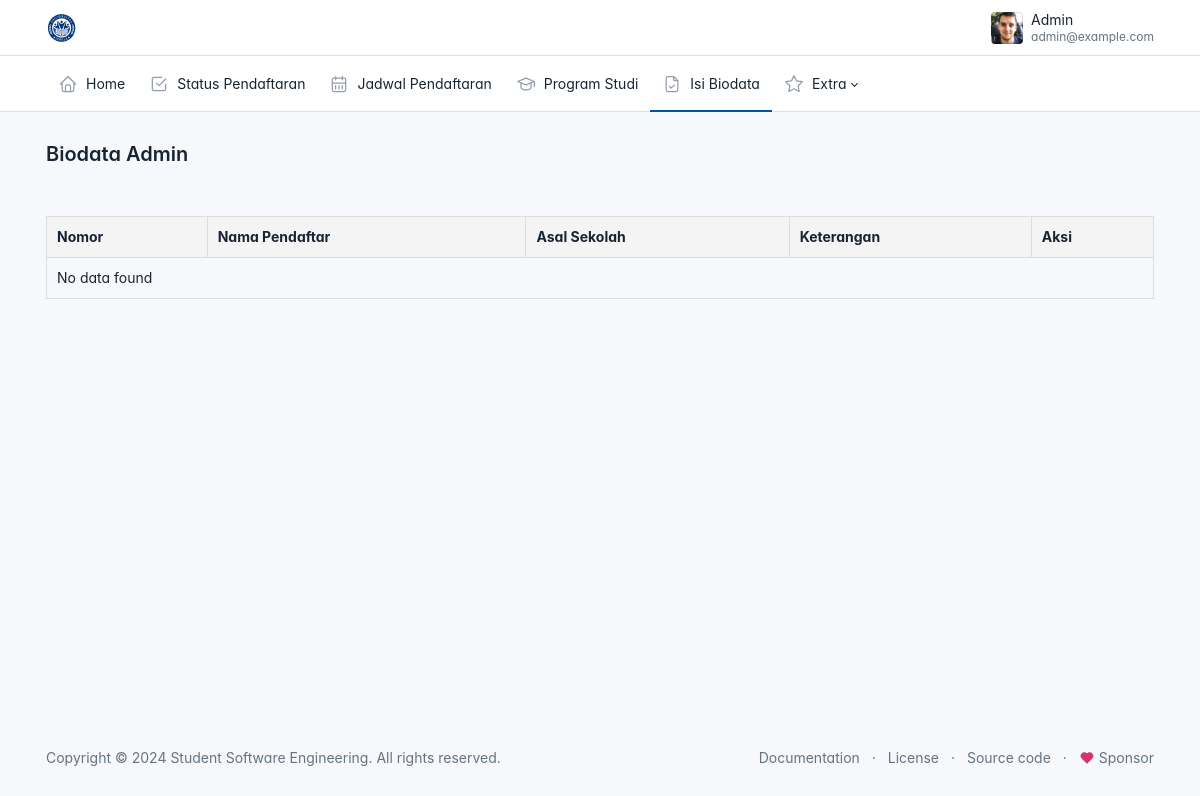
Before: /dashboard/menu/tampil_data.php (signed in) with the older database file.
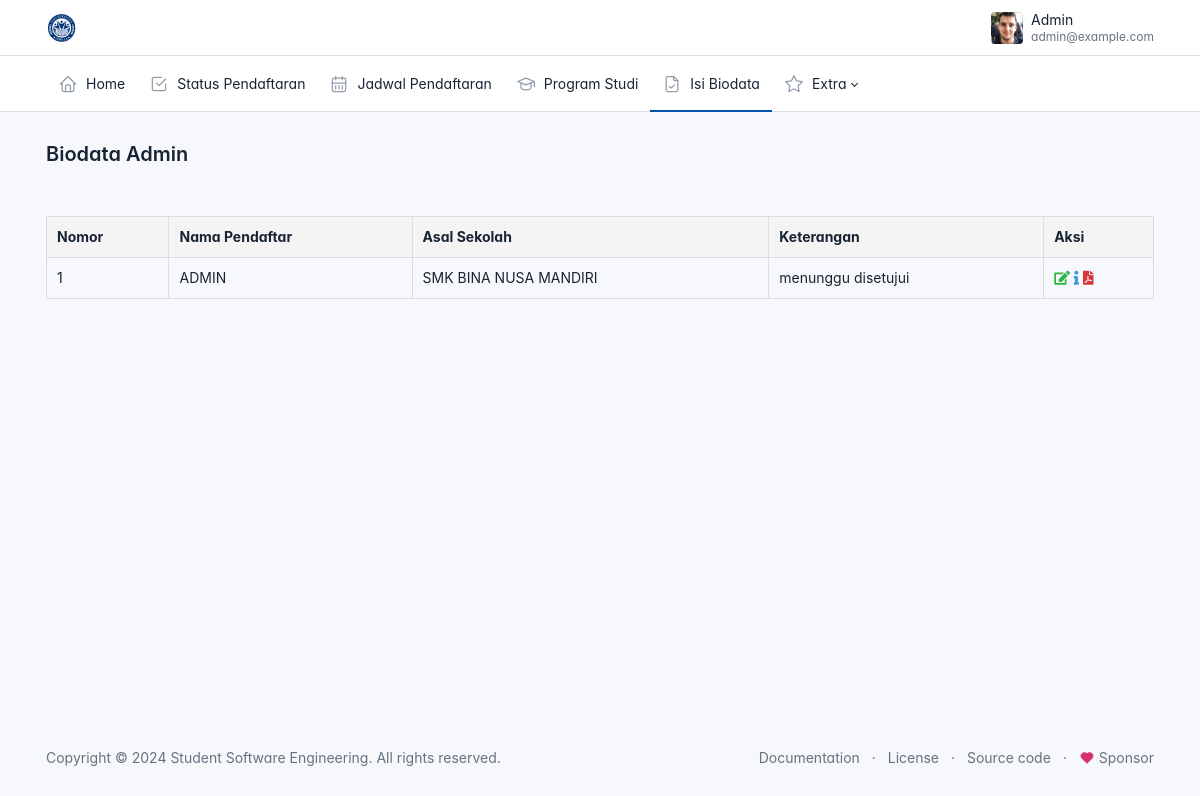
After: the same page with the newer database file.
### tables this page shows
CREATE TABLE `pendaftaran` (
  `pendaftaran_id` int(11) NOT NULL,
  `mahasiswa_id` int(11) NOT NULL,
  `status` enum('menunggu disetujui','disetujui') NOT NULL
);

CREATE TABLE `mahasiswa` (
  `mahasiswa_id` int(11) NOT NULL,
  `user_id` int(11) NOT NULL,
  `nama_lengkap` varchar(100) NOT NULL,
  `nik` char(16) NOT NULL,
  `alamat` text NOT NULL,
  `sekolah_asal` varchar(100) DEFAULT NULL,
  `tahun_lulus` year(4) NOT NULL,
  `biaya_pendaftaran` int(100) NOT NULL,
  `no_telp` varchar(15) DEFAULT NULL,
  `program_studi_id` int(11) NOT NULL,
  `kelas_id` int(11) NOT NULL,
  `Nilai_ujian` int(50) NOT NULL,
  `waktu_pendaftaran` timestamp NOT NULL DEFAULT current_timestamp() ON UPDATE current_timestamp()
);

### dashboard/menu/tampil_data.php (the view, shortened to what this page needs)
<?php
include '../../koneksi.php';
$user = $_SESSION['user'];
$user_id = $user['user_id'];
$rows = [];
try {
    $query_rows = "SELECT m.mahasiswa_id AS id, m.nama_lengkap AS nama, m.sekolah_asal AS sekolah, p.status AS keterangan
                   FROM mahasiswa m
                   LEFT JOIN pendaftaran p ON m.mahasiswa_id = p.mahasiswa_id
                   WHERE m.user_id = :user_id";
    $stmt_rows = $pdo->prepare($query_rows);
    $stmt_rows->bindParam(':user_id', $user_id, PDO::PARAM_INT);
    $stmt_rows->execute();
    $rows = $stmt_rows->fetchAll(PDO::FETCH_ASSOC);
} catch (PDOException $e) {
    die("Error: " . $e->getMessage());
}
?>
<!doctype html>
<html lang="en">
  <head>
    <link href="../../assets/css/tabler.min.css?1692870487" rel="stylesheet" />
    <link href="../../assets/css/tabler-flags.min.css?1692870487" rel="stylesheet" />
    <link href="../../assets/css/tabler-payments.min.css?1692870487" rel="stylesheet" />
    <link href="../../assets/css/tabler-vendors.min.css?1692870487" rel="stylesheet" />
    <link href="../../assets/css/demo.min.css?1692870487" rel="stylesheet" />
    <link href="https://cdnjs.cloudflare.com/ajax/libs/font-awesome/5.15.4/css/all.min.css" rel="stylesheet">
  </head>
  <body >
    <div class="page">
      <header class="navbar navbar-expand-md d-print-none" >
        <div class="container-xl">
          <h1 class="navbar-brand navbar-brand-autodark d-none-navbar-horizontal pe-0 pe-md-3">
            <a href="#">
            <img src="../../assets/img/logo.ico" width="150" height="50" alt="Tabler" class="navbar-brand-image">
            </a>
          </h1>
          <div class="navbar-nav flex-row order-md-last">
            <div class="d-none d-md-flex">
            </div>
            <div class="nav-item dropdown">
              <a href="#" class="nav-link d-flex lh-1 text-reset p-0" data-bs-toggle="dropdown" aria-label="Open user menu">
                <span class="avatar avatar-sm" style="background-image: url(../static/avatars/000m.jpg)"></span>
                <div class="d-none d-xl-block ps-2">
                  <div><?php echo htmlspecialchars($user['username']); ?></div>
                  <div class="mt-1 small text-secondary"><?php echo htmlspecialchars($user['email']); ?></div>
                </div>
              </a>
            </div>
          </div>
        </div>
      </header>
      <header class="navbar-expand-md">
        <div class="collapse navbar-collapse" id="navbar-menu">
          <div class="navbar">
            <div class="container-xl">
              <ul class="navbar-nav">
                <li class="nav-item ">
                  <a class="nav-link" href="http://localhost/PMB-Projek/dashboard/user.php" >
                    <span class="nav-link-icon d-md-none d-lg-inline-block">
                    </span>
                    <span class="nav-link-title">
                      Home
                    </span>
                  </a>
                </li>
                <li class="nav-item">
                  <a class="nav-link" href="#" >
                    <span class="nav-link-icon d-md-none d-lg-inline-block">
                </span>
                    <span class="nav-link-title">
                      Status Pendaftaran
                    </span>
                  </a>
                </li>
                <li class="nav-item ">
                  <a class="nav-link" href="http://localhost/PMB-Projek/dashboard/menu/tanggal_daftar.php" >
                    <span class="nav-link-icon d-md-none d-lg-inline-block">
                </span>
                    <span class="nav-link-title">
                     Jadwal Pendaftaran
                    </span>
                  </a>
                </li>
                <li class="nav-item ">
                  <a class="nav-link" href="http://localhost/PMB-Projek/dashboard/menu/program_studi.php" >
                    <span class="nav-link-icon d-md-none d-lg-inline-block">
                </span>
                    <span class="nav-link-title">
                      Program Studi
                    </span>
                  </a>
                </li>
                <li class="nav-item active">
                  <a class="nav-link" href="http://localhost/PMB-Projek/dashboard/menu/isi_biodata.php" >
                    <span class="nav-link-icon d-md-none d-lg-inline-block">
                </span>
                    <span class="nav-link-title">
                     Isi Biodata
                    </span>
                  </a>
                </li>
                <li class="nav-item dropdown">
                  <a class="nav-link dropdown-toggle" href="#navbar-extra" data-bs-toggle="dropdown" data-bs-auto-close="outside" role="button" aria-expanded="false" >
                    <span class="nav-link-icon d-md-none d-lg-inline-block">
                    </span>
                    <span class="nav-link-title">
                      Extra
                    </span>
                  </a>
                </li>
              </ul>
            </div>
          </div>
        </div>
      </header>
      <div class="page-wrapper">
        <div class="page-header d-print-none">
          <div class="container-xl">
            <div class="row g-2 align-items-center">
              <div class="col">
                <h2 class="page-title">
                 Biodata <?php echo htmlspecialchars($user['username']); ?>
                </h2>
              </div>
            </div>
          </div>
        </div>
        <div class="page-body">
  <div class="container-xl">
<table id="data-table">
        <thead>
            <tr>
                <th>Nomor</th>
                <th>Nama Pendaftar</th>
                <th>Asal Sekolah</th>
                <th>Keterangan</th>
                <th>Aksi</th>
            </tr>
        </thead>
        <tbody>
        <tbody>
    <?php
    if (is_array($rows) && count($rows) > 0) {
        $no = 1;
        foreach ($rows as $row) {
            echo "<tr>";
            echo "<td>" . $no++ . "</td>";
            echo "<td>" . htmlspecialchars($row['nama']) . "</td>";
            echo "<td>" . htmlspecialchars($row['sekolah']) . "</td>";
            $keterangan = htmlspecialchars($row['keterangan']);
            if ($keterangan == 'menunggu') {
                echo "<td style='color: red;'>$keterangan</td>";
            } elseif ($keterangan == 'disetujui') {
                echo "<td style='color: green;'>$keterangan</td>";
            } else {
                echo "<td>$keterangan</td>";
            }
            echo "<td class='aksi-icons'>
                <i class='fas fa-edit text-success' title='Edit Data' onclick='openEditModal(" . htmlspecialchars($row['id']) . ")'></i>
                <i class='fas fa-info text-info' title='Detail PDF' onclick='generatePDF(" . htmlspecialchars($row['id']) . ", \"view\")'></i>
                <i class='fas fa-file-pdf text-danger' title='Cetak PDF' onclick='generatePDF(" . htmlspecialchars($row['id']) . ", \"print\")'></i>
            </td>";
            echo "</tr>";
        }
    } else {
        echo "<tr><td colspan='5'>No data found</td></tr>";
    }
    ?>
</tbody>
    </table>
</div>
</div>
        <footer class="footer footer-transparent d-print-none">
          <div class="container-xl">
            <div class="row text-center align-items-center flex-row-reverse">
              <div class="col-lg-auto ms-lg-auto">
                <ul class="list-inline list-inline-dots mb-0">
                  <li class="list-inline-item"><a href="https://tabler.io/docs" target="_blank" class="link-secondary" rel="noopener">Documentation</a></li>
                  <li class="list-inline-item"><a href="./license.html" class="link-secondary">License</a></li>
                  <li class="list-inline-item"><a href="https://github.com/tabler/tabler" target="_blank" class="link-secondary" rel="noopener">Source code</a></li>
                  <li class="list-inline-item">
                    <a href="https://github.com/sponsors/codecalm" target="_blank" class="link-secondary" rel="noopener">
                      Sponsor
                    </a>
                  </li>
                </ul>
              </div>
              <div class="col-12 col-lg-auto mt-3 mt-lg-0">
                <ul class="list-inline list-inline-dots mb-0">
                  <li class="list-inline-item">
                    Copyright &copy; 2024
                    <a href="." class="link-secondary">Student Software Engineering</a>.
                    All rights reserved.
                  </li>
                </ul>
              </div>
            </div>
          </div>
        </footer>
      </div>
    </div>
  </body>
</html>

### dashboard/menu/tampil_data.php (style rules this page uses)
:root { --tblr-font-sans-serif: 'Inter Var', -apple-system, BlinkMacSystemFont, San Francisco, Segoe UI, Roboto, Helvetica Neue, sans-serif; }
body { font-feature-settings: "cv03", "cv04", "cv11"; }
table { width: 100%; border-collapse: collapse; margin-top: 20px; display: none; }
table, th, td { border: 1px solid #ddd; }
th, td { padding: 10px; text-align: left; }
th { background-color: #f4f4f4; position: relative; }

Changed rows visible on the page:
added pendaftaran: mahasiswa.nama_lengkap "ADMIN", mahasiswa.sekolah_asal "SMK BINA NUSA MANDIRI", status "menunggu disetujui"
Other visible differences:
text no longer shown: "No data found"
